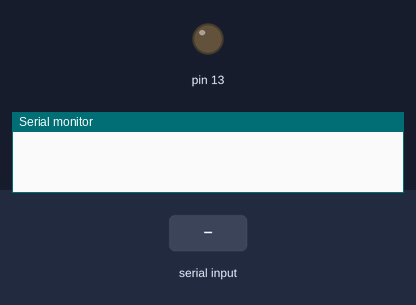
Bench run of a sketch on a simulated Arduino Uno, built with avr-gcc and run on an emulated ATmega328P. Parts: output pins drawn as LEDs (lit = HIGH), the last lines printed to the serial monitor. The inputs (shaded band) are chosen by the test bench.

Above: at 1.2 s.
1.3 s: "H" received over Serial
At 1.7 s:
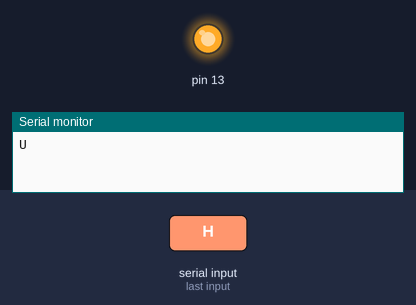
2.8 s: "p" received over Serial
At 4.1 s:
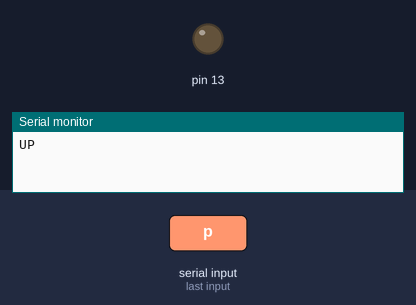
Timing chart, 0 to 5.8 s (numbered marks = the images above; inputs shaded):
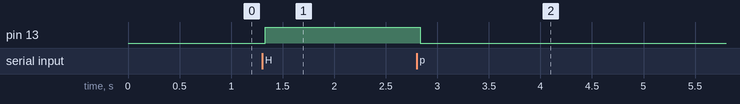

Measured:
- after the input at 1.3 s, pin 13: LOW → HIGH at once
- after the input at 2.8 s, pin 13: HIGH → LOW at once

The sketch:

SerialTestReciver.ino
```cpp
void setup() {
  Serial.begin(300);
  pinMode(13, OUTPUT);
  digitalWrite(13, LOW);
}

void loop() {
  char x;
  if (Serial.available()) {
    x = Serial.read();
    if (x == 'H')
    {
      Serial.write('U');
      digitalWrite(13, HIGH);
    }
    if (x == 'p')
    {
      digitalWrite(13, LOW);
      Serial.write('P');
    }


  }

}
```
